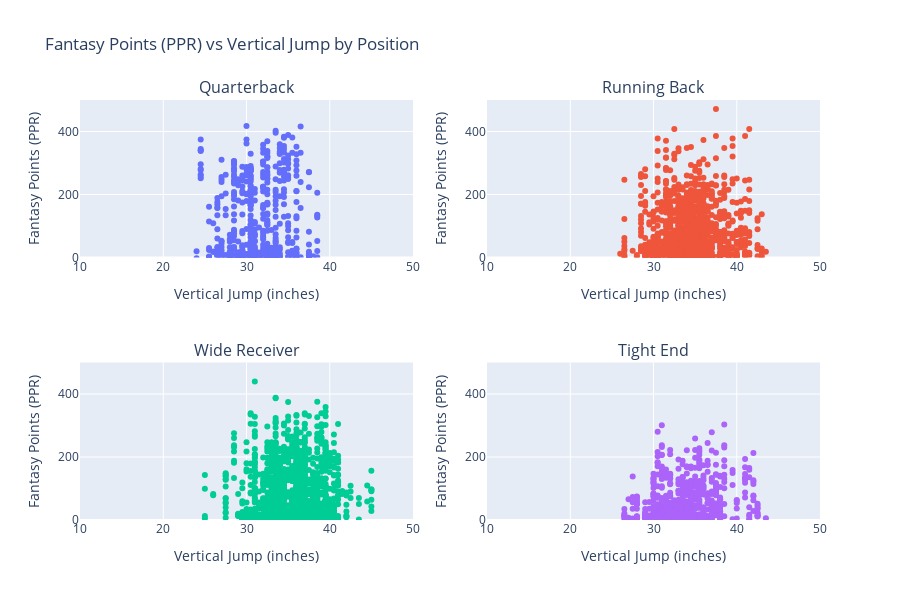

The notebook cell this image was saved under:
### Code cell
qbs_vert = final_df[(final_df['Position'] == 'QB') & (final_df['Vertical'] > 0)]
rbs_vert = final_df[(final_df['Position'] == 'RB') & (final_df['Vertical'] > 0)]
wrs_vert = final_df[(final_df['Position'] == 'WR') & (final_df['Vertical'] > 0)]
tes_vert = final_df[(final_df['Position'] == 'TE') & (final_df['Vertical'] > 0)]

vert_and_pos_vs_points = make_subplots(rows=2, cols=2, subplot_titles=('Quarterback', 'Running Back', 'Wide Receiver', 'Tight End'))

vert_and_pos_vs_points.add_trace(
    go.Scatter(
        x=qbs_vert['Vertical'],
        y=qbs_vert['Fantasy_PPR'],
        mode='markers'
    ),
    row=1, col=1
)

vert_and_pos_vs_points.add_trace(
    go.Scatter(
        x=rbs_vert['Vertical'],
        y=rbs_vert['Fantasy_PPR'],
        mode='markers'
    ),
    row=1, col=2
)

vert_and_pos_vs_points.add_trace(
    go.Scatter(
        x=wrs_vert['Vertical'],
        y=wrs_vert['Fantasy_PPR'],
        mode='markers'
    ),
    row=2, col=1
)

vert_and_pos_vs_points.add_trace(
    go.Scatter(
        x=tes_vert['Vertical'],
        y=tes_vert['Fantasy_PPR'],
        mode='markers'
    ),
    row=2, col=2
)

# Update xaxis properties
vert_and_pos_vs_points.update_xaxes(title_text="Vertical Jump (inches)", range=[10, 50], row=1, col=1)
vert_and_pos_vs_points.update_xaxes(title_text="Vertical Jump (inches)", range=[10, 50], row=1, col=2)
vert_and_pos_vs_points.update_xaxes(title_text="Vertical Jump (inches)", range=[10, 50], row=2, col=1)
vert_and_pos_vs_points.update_xaxes(title_text="Vertical Jump (inches)", range=[10, 50], row=2, col=2)

# Update yaxis properties
vert_and_pos_vs_points.update_yaxes(title_text="Fantasy Points (PPR)", range=[0, 500], row=1, col=1)
vert_and_pos_vs_points.update_yaxes(title_text="Fantasy Points (PPR)", range=[0, 500], row=1, col=2)
vert_and_pos_vs_points.update_yaxes(title_text="Fantasy Points (PPR)", range=[0, 500], row=2, col=1)
vert_and_pos_vs_points.update_yaxes(title_text="Fantasy Points (PPR)", range=[0, 500], row=2, col=2)

vert_and_pos_vs_points.update_layout(title_text="Fantasy Points (PPR) vs Vertical Jump by Position", height=600, showlegend=False)

plot_filename='plots/vert_vs_points_and_position.html'
vert_and_pos_vs_points.write_html(plot_filename)
vert_and_pos_vs_points.show()

### Figure 1 — Plotly figure (JSON) as saved in the notebook; plotly's stock layout.template omitted (floating-point values rounded to 4 significant figures; data arrays with more than 128 entries replaced by an {"elided": "..."} marker saying what was removed)
{"data": [{"mode": "markers", "type": "scatter", "x": {"elided": "504 float values"}, "xaxis": "x", "y": {"elided": "504 float values"}, "yaxis": "y"}, {"mode": "markers", "type": "scatter", "x": {"elided": "1049 float values"}, "xaxis": "x2", "y": {"elided": "1049 float values"}, "yaxis": "y2"}, {"mode": "markers", "type": "scatter", "x": {"elided": "1262 float values"}, "xaxis": "x3", "y": {"elided": "1262 float values"}, "yaxis": "y3"}, {"mode": "markers", "type": "scatter", "x": {"elided": "619 float values"}, "xaxis": "x4", "y": {"elided": "619 float values"}, "yaxis": "y4"}], "layout": {"annotations": [{"font": {"size": 16}, "showarrow": false, "text": "Quarterback", "x": 0.225, "xanchor": "center", "xref": "paper", "y": 1, "yanchor": "bottom", "yref": "paper"}, {"font": {"size": 16}, "showarrow": false, "text": "Running Back", "x": 0.775, "xanchor": "center", "xref": "paper", "y": 1, "yanchor": "bottom", "yref": "paper"}, {"font": {"size": 16}, "showarrow": false, "text": "Wide Receiver", "x": 0.225, "xanchor": "center", "xref": "paper", "y": 0.375, "yanchor": "bottom", "yref": "paper"}, {"font": {"size": 16}, "showarrow": false, "text": "Tight End", "x": 0.775, "xanchor": "center", "xref": "paper", "y": 0.375, "yanchor": "bottom", "yref": "paper"}], "height": 600, "showlegend": false, "title": {"text": "Fantasy Points (PPR) vs Vertical Jump by Position"}, "xaxis": {"anchor": "y", "domain": [0, 0.45], "range": [10, 50], "title": {"text": "Vertical Jump (inches)"}}, "xaxis2": {"anchor": "y2", "domain": [0.55, 1], "range": [10, 50], "title": {"text": "Vertical Jump (inches)"}}, "xaxis3": {"anchor": "y3", "domain": [0, 0.45], "range": [10, 50], "title": {"text": "Vertical Jump (inches)"}}, "xaxis4": {"anchor": "y4", "domain": [0.55, 1], "range": [10, 50], "title": {"text": "Vertical Jump (inches)"}}, "yaxis": {"anchor": "x", "domain": [0.625, 1], "range": [0, 500], "title": {"text": "Fantasy Points (PPR)"}}, "yaxis2": {"anchor": "x2", "domain": [0.625, 1], "range": [0, 500], "title": {"text": "Fantasy Points (PPR)"}}, "yaxis3": {"anchor": "x3", "domain": [0, 0.375], "range": [0, 500], "title": {"text": "Fantasy Points (PPR)"}}, "yaxis4": {"anchor": "x4", "domain": [0, 0.375], "range": [0, 500], "title": {"text": "Fantasy Points (PPR)"}}}}
